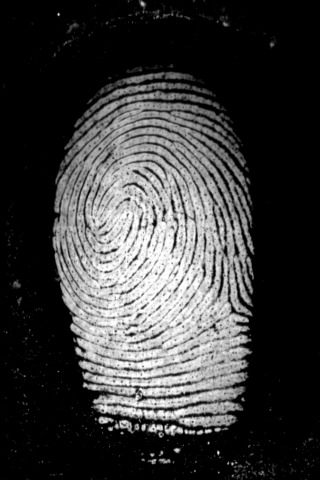
#> input picture RidgeCount_Samrat/img/10.jpeg, 320 x 480 px; its folder holds only this picture in this run
$ python main.py   (older library calls are emulated)
#> lines starting #> are read from the running program, lines starting #| are printed output that depends on the picture; after the words box and inside, x2 and y2 are one past the last pixel; in counts of white or black regions, pixels touching at a corner belong together
### RidgeCount_Samrat/thiner.py
import cv2 as cv
from glob import glob
import os
import numpy as np
from utils.segmentation import create_segmented_and_variance_images
from utils.normalization import normalize
from utils.gabor_filter import gabor_filter
from utils.frequency import ridge_freq
from utils import orientation
from utils.skeletonize import skeletonize


def fingerprint_pipline(input_img):
    block_size = 16

    # pipe line picture re https://www.cse.iitk.ac.in/users/biometrics/pages/111.JPG
    # normalization -> orientation -> frequency -> mask -> filtering

    # normalization - removes the effects of sensor noise and finger pressure differences.
    normalized_img = normalize(input_img.copy(), float(100), float(100))

    # color threshold
    # threshold_img = normalized_img
    # _, threshold_im = cv.threshold(normalized_img,127,255,cv.THRESH_OTSU)
    # cv.imshow('color_threshold', normalized_img); cv.waitKeyEx()

    # ROI and normalisation
    (segmented_img, normim, mask) = create_segmented_and_variance_images(normalized_img, block_size, 0.2)

    # orientations
    angles = orientation.calculate_angles(normalized_img, W=block_size, smoth=False)
    orientation_img = orientation.visualize_angles(segmented_img, mask, angles, W=block_size)

    # find the overall frequency of ridges in Wavelet Domain
    freq = ridge_freq(normim, mask, angles, block_size, kernel_size=5, minWaveLength=5, maxWaveLength=15)

    # create gabor filter and do the actual filtering
    gabor_img = gabor_filter(normim, angles, freq)

    # thinning oor skeletonize
    thin_image = skeletonize(gabor_img)

    return thin_image

def thin(name,res=""):
#> called with name = './img/10.jpeg', res = './try/10.jpeg'
	results = fingerprint_pipline(cv.imread(name,0))
#> in fingerprint_pipline, `block_size = 16`: block_size = 16
	if res!="":
		cv.imwrite(res, results)

### RidgeCount_Samrat/utils/normalization.py
"""
Normalization is used to standardize the intensity values in an image by adjusting the range of
gray level values so that they extend in a desired range of values and improve the contrast of the
image. The main goal of normalization is to reduce the variance of the gray level value along the
ridges to facilitate subsequent processing steps
"""
from math import sqrt
import numpy as np


def normalize_pixel(x, v0, v, m, m0):
    """
    From Handbook of Fingerprint Recognition pg 133
    Normalize job used by Hong, Wan and Jain(1998)
    similar to https://pdfs.semanticscholar.org/6e86/1d0b58bdf7e2e2bb0ecbf274cee6974fe13f.pdf equation 21
    :param x: pixel value
    :param v0: desired variance
    :param v: global image variance
    :param m: global image mean
    :param m0: desired mean
    :return: normilized pixel
    """
    dev_coeff = sqrt((v0 * ((x - m)**2)) / v)
    return m0 + dev_coeff if x > m else m0 - dev_coeff

def normalize(im, m0, v0):
#> called with m0 = 100, v0 = 100
    m = np.mean(im)
#> m = 61.02
#> im is the input picture: shape (480, 320); min 0, max 255, mean 61
    v = np.std(im) ** 2
#> v = 7203.5
    (y, x) = im.shape
    normilize_image = im.copy()
    for i in range(x):
        for j in range(y):
            normilize_image[j, i] = normalize_pixel(im[j, i], v0, v, m, m0)
#> this loop made 320 passes
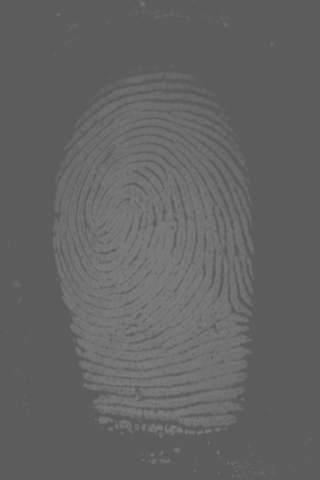
#> normilize_image: shape (480, 320); min 92, max 122, mean 99.3

    return normilize_image

### RidgeCount_Samrat/utils/segmentation.py
"""
In order to eliminate the edges of the image and areas that are too noisy, segmentation is
necessary. It is based on the calculation of the variance of gray levels. For this purpose, the image
is divided into sub-blocks of (W × W) size’s and for each block the variance.
Then, the root of the variance of each block is compared with a threshold T, if the value obtained
is lower than the threshold, then the corresponding block is considered as the background of the
image and will be excluded by the subsequent processing.

The selected threshold value is T = 0.2 and the selected block size is W = 16

This step makes it possible to reduce the size of the useful part of the image and subsequently to
optimize the extraction phase of the biometric data.
"""
import numpy as np
import cv2 as cv


def normalise(img):
    return (img - np.mean(img))/(np.std(img))


def create_segmented_and_variance_images(im, w, threshold=.2):
    """
    Returns mask identifying the ROI. Calculates the standard deviation in each image block and threshold the ROI
    It also normalises the intesity values of
    the image so that the ridge regions have zero mean, unit standard
    deviation.
    :param im: Image
    :param w: size of the block
    :param threshold: std threshold
    :return: segmented_image
    """
#> called with w = 16, threshold = 0.2
    (y, x) = im.shape
    threshold = np.std(im)*threshold

    image_variance = np.zeros(im.shape)
    segmented_image = im.copy()
    mask = np.ones_like(im)

    for i in range(0, x, w):
        for j in range(0, y, w):
            box = [i, j, min(i + w, x), min(j + w, y)]
            block_stddev = np.std(im[box[1]:box[3], box[0]:box[2]])
            image_variance[box[1]:box[3], box[0]:box[2]] = block_stddev
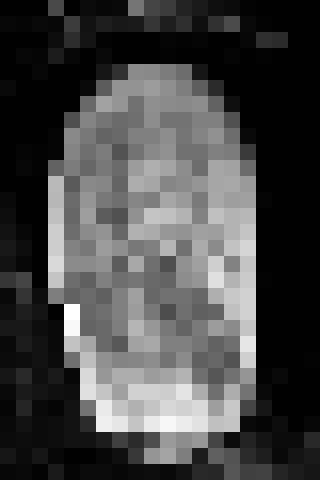
#> image_variance: shape (480, 320) float64; min 0, max 9.87, mean 2.77; drawn with min black and max white

    # apply threshold
    mask[image_variance < threshold] = 0

    # smooth mask with a open/close morphological filter
    kernel = cv.getStructuringElement(cv.MORPH_ELLIPSE,(w*2, w*2))
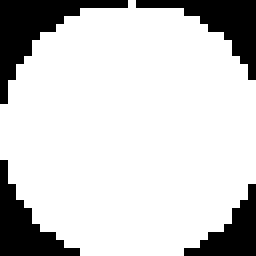
#> kernel: shape (32, 32) (shown 8 times larger); values 0 (black) and 1 (white), 80.6% white; 4 black regions, box (x1, y1, x2, y2) and area: (0, 0, 16, 13) 64, (17, 0, 32, 10) 51, (0, 20, 10, 32) 48, (23, 23, 32, 32) 36
    mask = cv.morphologyEx(mask, cv.MORPH_OPEN, kernel)
#> mask: shape (480, 320); values 0 (black) and 1 (white), 44.8% white; 2 white regions, box (x1, y1, x2, y2) and area: (49, 65, 257, 465) 68040, (129, 0, 177, 18) 705
    mask = cv.morphologyEx(mask, cv.MORPH_CLOSE, kernel)
#> mask: shape (480, 320); values 0 (black) and 1 (white), 44.9% white; 2 white regions, box (x1, y1, x2, y2) and area: (50, 66, 258, 473) 68291, (130, 0, 178, 18) 700

    # normalize segmented image
    segmented_image *= mask
    im = normalise(im)
    mean_val = np.mean(im[mask==0])
    std_val = np.std(im[mask==0])
    norm_img = (im - mean_val)/(std_val)
#> (the call stopped at in fingerprint_pipline, `angles = orientation.calculate_angles(normalized_img, W=block_size, sm..`: utils is not available in this run)

    return segmented_image, norm_img, mask

### RidgeCount_Samrat/ridge_segment.py
# -*- coding: utf-8 -*-
"""
Created on Mon Apr 18 23:04:30 2016
@author: utkarsh


BSD 2-Clause License

Copyright (c) 2017, Utkarsh-Deshmukh
All rights reserved.

THIS SOFTWARE IS PROVIDED BY THE COPYRIGHT HOLDERS AND CONTRIBUTORS "AS IS"
AND ANY EXPRESS OR IMPLIED WARRANTIES, INCLUDING, BUT NOT LIMITED TO, THE
IMPLIED WARRANTIES OF MERCHANTABILITY AND FITNESS FOR A PARTICULAR PURPOSE ARE
DISCLAIMED. IN NO EVENT SHALL THE COPYRIGHT HOLDER OR CONTRIBUTORS BE LIABLE
FOR ANY DIRECT, INDIRECT, INCIDENTAL, SPECIAL, EXEMPLARY, OR CONSEQUENTIAL
DAMAGES (INCLUDING, BUT NOT LIMITED TO, PROCUREMENT OF SUBSTITUTE GOODS OR
SERVICES; LOSS OF USE, DATA, OR PROFITS; OR BUSINESS INTERRUPTION) HOWEVER
CAUSED AND ON ANY THEORY OF LIABILITY, WHETHER IN CONTRACT, STRICT LIABILITY,
OR TORT (INCLUDING NEGLIGENCE OR OTHERWISE) ARISING IN ANY WAY OUT OF THE USE
OF THIS SOFTWARE, EVEN IF ADVISED OF THE POSSIBILITY OF SUCH DAMAGE.
"""


# RIDGESEGMENT - Normalises fingerprint image and segments ridge region
#
# Function identifies ridge regions of a fingerprint image and returns a
# mask identifying this region.  It also normalises the intesity values of
# the image so that the ridge regions have zero mean, unit standard
# deviation.
#
# This function breaks the image up into blocks of size blksze x blksze and
# evaluates the standard deviation in each region.  If the standard
# deviation is above the threshold it is deemed part of the fingerprint.
# Note that the image is normalised to have zero mean, unit standard
# deviation prior to performing this process so that the threshold you
# specify is relative to a unit standard deviation.
#
# Usage:   [normim, mask, maskind] = ridgesegment(im, blksze, thresh)
#
# Arguments:   im     - Fingerprint image to be segmented.
#              blksze - Block size over which the the standard
#                       deviation is determined (try a value of 16).
#              thresh - Threshold of standard deviation to decide if a
#                       block is a ridge region (Try a value 0.1 - 0.2)
#
# Returns:     normim - Image where the ridge regions are renormalised to
#                       have zero mean, unit standard deviation.
#              mask   - Mask indicating ridge-like regions of the image,
#                       0 for non ridge regions, 1 for ridge regions.
#              maskind - Vector of indices of locations within the mask.
#
# Suggested values for a 500dpi fingerprint image:
#
#   [normim, mask, maskind] = ridgesegment(im, 16, 0.1)
#
# See also: RIDGEORIENT, RIDGEFREQ, RIDGEFILTER

### REFERENCES

# Peter Kovesi
# School of Computer Science & Software Engineering
# The University of Western Australia
# pk at csse uwa edu au
# http://www.csse.uwa.edu.au/~pk

'''
For more info please visit https://www.peterkovesi.com/
'''

import numpy as np

def normalise(img,mean,std):
#> called with mean = 0, std = 1
    normed = (img - np.mean(img))/(np.std(img));
    return(normed)

def ridge_segment(im,blksze,thresh):

    rows,cols = im.shape;

    im = normalise(im,0,1);    # normalise to get zero mean and unit standard deviation


    new_rows =  np.int(blksze * np.ceil((np.float(rows))/(np.float(blksze))))
    new_cols =  np.int(blksze * np.ceil((np.float(cols))/(np.float(blksze))))

    padded_img = np.zeros((new_rows,new_cols));
    stddevim = np.zeros((new_rows,new_cols));

    padded_img[0:rows][:,0:cols] = im;

    for i in range(0,new_rows,blksze):
        for j in range(0,new_cols,blksze):
            block = padded_img[i:i+blksze][:,j:j+blksze];

            stddevim[i:i+blksze][:,j:j+blksze] = np.std(block)*np.ones(block.shape)

    stddevim = stddevim[0:rows][:,0:cols]

    mask = stddevim > thresh;
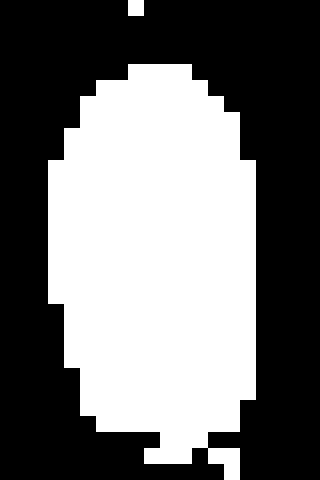
#> mask: shape (480, 320) bool; 44.7% white; 2 white regions, box (x1, y1, x2, y2) and area: (48, 64, 256, 480) 68352, (128, 0, 144, 16) 256

    mean_val = np.mean(im[mask]);

    std_val = np.std(im[mask]);

    normim = (im - mean_val)/(std_val);

    return(normim,mask)

### RidgeCount_Samrat/ridge_orient.py
# -*- coding: utf-8 -*-
"""
Created on Tue Apr 19 11:31:54 2016
@author: utkarsh


BSD 2-Clause License

Copyright (c) 2017, Utkarsh-Deshmukh
All rights reserved.

THIS SOFTWARE IS PROVIDED BY THE COPYRIGHT HOLDERS AND CONTRIBUTORS "AS IS"
AND ANY EXPRESS OR IMPLIED WARRANTIES, INCLUDING, BUT NOT LIMITED TO, THE
IMPLIED WARRANTIES OF MERCHANTABILITY AND FITNESS FOR A PARTICULAR PURPOSE ARE
DISCLAIMED. IN NO EVENT SHALL THE COPYRIGHT HOLDER OR CONTRIBUTORS BE LIABLE
FOR ANY DIRECT, INDIRECT, INCIDENTAL, SPECIAL, EXEMPLARY, OR CONSEQUENTIAL
DAMAGES (INCLUDING, BUT NOT LIMITED TO, PROCUREMENT OF SUBSTITUTE GOODS OR
SERVICES; LOSS OF USE, DATA, OR PROFITS; OR BUSINESS INTERRUPTION) HOWEVER
CAUSED AND ON ANY THEORY OF LIABILITY, WHETHER IN CONTRACT, STRICT LIABILITY,
OR TORT (INCLUDING NEGLIGENCE OR OTHERWISE) ARISING IN ANY WAY OUT OF THE USE
OF THIS SOFTWARE, EVEN IF ADVISED OF THE POSSIBILITY OF SUCH DAMAGE.
"""


# RIDGEORIENT - Estimates the local orientation of ridges in a fingerprint
#
# Usage:  [orientim, reliability, coherence] = ridgeorientation(im, gradientsigma,...
#                                             blocksigma, ...
#                                             orientsmoothsigma)
#
# Arguments:  im                - A normalised input image.
#             gradientsigma     - Sigma of the derivative of Gaussian
#                                 used to compute image gradients.
#             blocksigma        - Sigma of the Gaussian weighting used to
#                                 sum the gradient moments.
#             orientsmoothsigma - Sigma of the Gaussian used to smooth
#                                 the final orientation vector field.
#                                 Optional: if ommitted it defaults to 0
#
# Returns:    orientim          - The orientation image in radians.
#                                 Orientation values are +ve clockwise
#                                 and give the direction *along* the
#                                 ridges.
#             reliability       - Measure of the reliability of the
#                                 orientation measure.  This is a value
#                                 between 0 and 1. I think a value above
#                                 about 0.5 can be considered 'reliable'.
#                                 reliability = 1 - Imin./(Imax+.001);
#             coherence         - A measure of the degree to which the local
#                                 area is oriented.
#                                 coherence = ((Imax-Imin)./(Imax+Imin)).^2;
#
# With a fingerprint image at a 'standard' resolution of 500dpi suggested
# parameter values might be:
#
#    [orientim, reliability] = ridgeorient(im, 1, 3, 3);
#
# See also: RIDGESEGMENT, RIDGEFREQ, RIDGEFILTER

### REFERENCES

# May 2003      Original version by Raymond Thai,
# January 2005  Reworked by Peter Kovesi
# October 2011  Added coherence computation and orientsmoothsigma made optional
#
# School of Computer Science & Software Engineering
# The University of Western Australia
# pk at csse uwa edu au
# http://www.csse.uwa.edu.au/~pk

'''
For more info please visit https://www.peterkovesi.com/
'''

import numpy as np;
import cv2;
from scipy import ndimage;
from scipy import signal

def ridge_orient(im, gradientsigma, blocksigma, orientsmoothsigma):
#> called with gradientsigma = 1, blocksigma = 3, orientsmoothsigma = 3
    rows,cols = im.shape;
    #Calculate image gradients.
    sze = np.fix(6*gradientsigma);
    if np.remainder(sze,2) == 0:
        sze = sze+1;

    gauss = cv2.getGaussianKernel(np.int(sze),gradientsigma);
    f = gauss * gauss.T;

    fy,fx = np.gradient(f);     #Gradient of Gaussian

    #Gx = ndimage.convolve(np.double(im),fx);
    #Gy = ndimage.convolve(np.double(im),fy);

    Gx = signal.convolve2d(im,fx,mode='same');
    Gy = signal.convolve2d(im,fy,mode='same');

    Gxx = np.power(Gx,2);
    Gyy = np.power(Gy,2);
    Gxy = Gx*Gy;

    #Now smooth the covariance data to perform a weighted summation of the data.

    sze = np.fix(6*blocksigma);

    gauss = cv2.getGaussianKernel(np.int(sze),blocksigma);
    f = gauss * gauss.T;

    Gxx = ndimage.convolve(Gxx,f);
    Gyy = ndimage.convolve(Gyy,f);
    Gxy = 2*ndimage.convolve(Gxy,f);
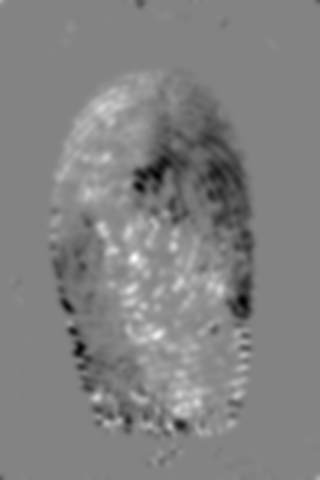
#> Gxy: shape (480, 320) float64; min -0.207, max 0.195, mean -0.00142; drawn with min black and max white

    # Analytic solution of principal direction
    denom = np.sqrt(np.power(Gxy,2) + np.power((Gxx - Gyy),2)) + np.finfo(float).eps;
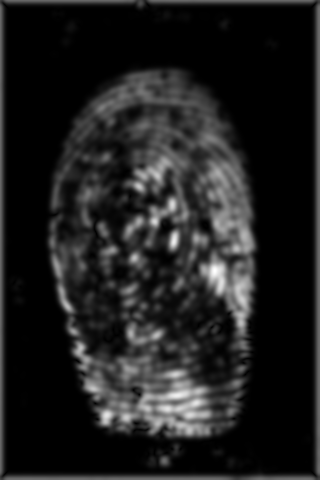
#> denom: shape (480, 320) float64; min 2.22e-16, max 0.265, mean 0.0331; drawn with min black and max white

    sin2theta = Gxy/denom;            # Sine and cosine of doubled angles
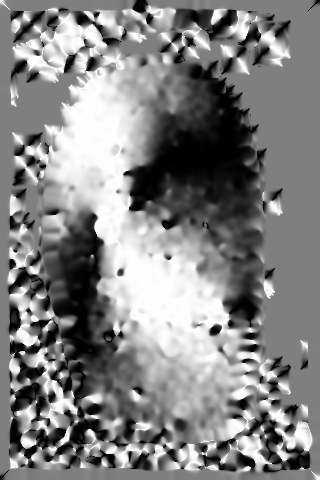
#> sin2theta: shape (480, 320) float64; min -1, max 1, mean 0.0292; drawn with min black and max white
    cos2theta = (Gxx-Gyy)/denom;


    if orientsmoothsigma:
        sze = np.fix(6*orientsmoothsigma);
        if np.remainder(sze,2) == 0:
            sze = sze+1;
        gauss = cv2.getGaussianKernel(np.int(sze),orientsmoothsigma);
        f = gauss * gauss.T;
        cos2theta = ndimage.convolve(cos2theta,f); # Smoothed sine and cosine of
#> (the rest of the program and of its run is left out)
